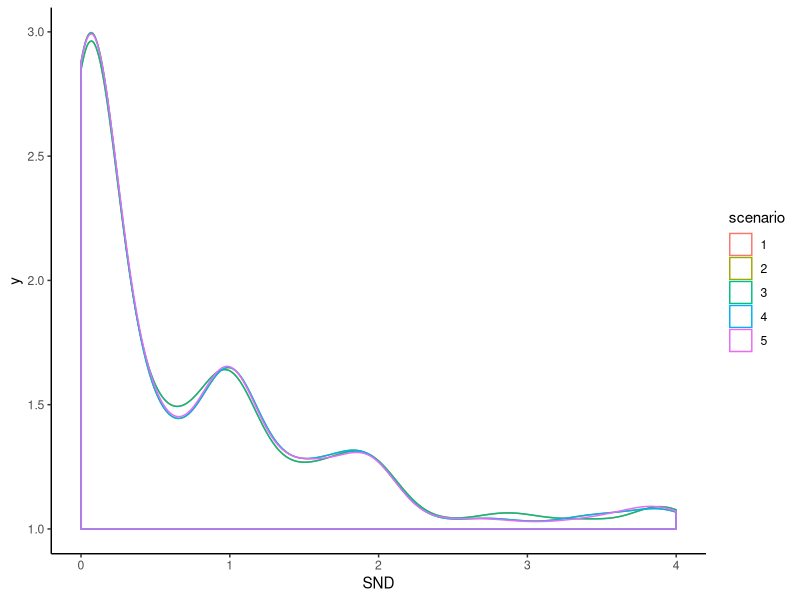
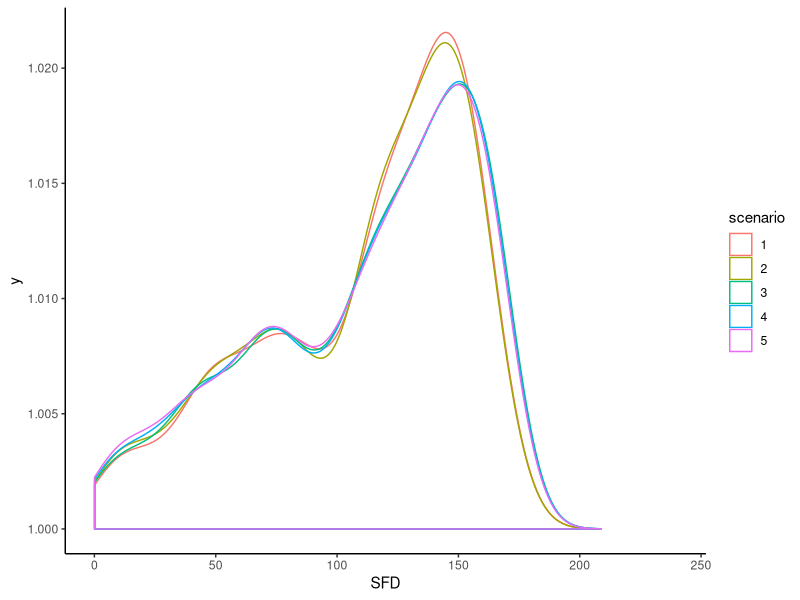
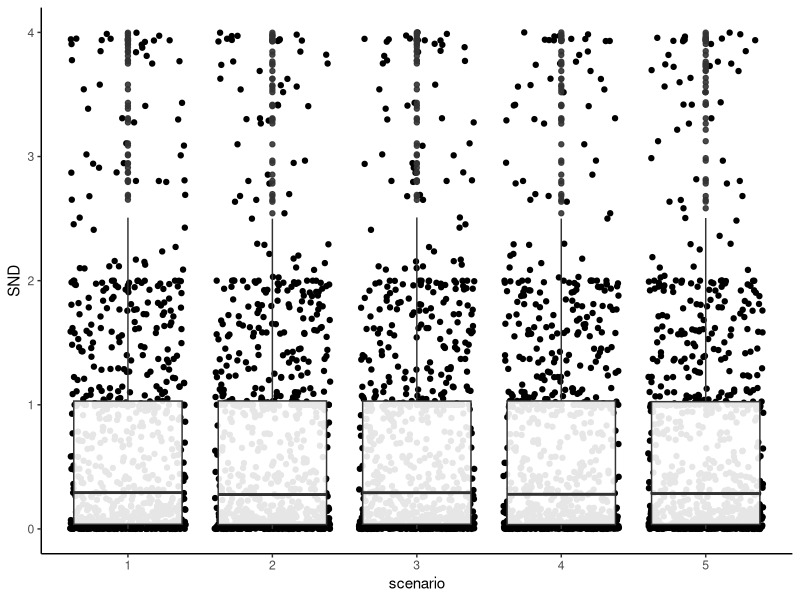
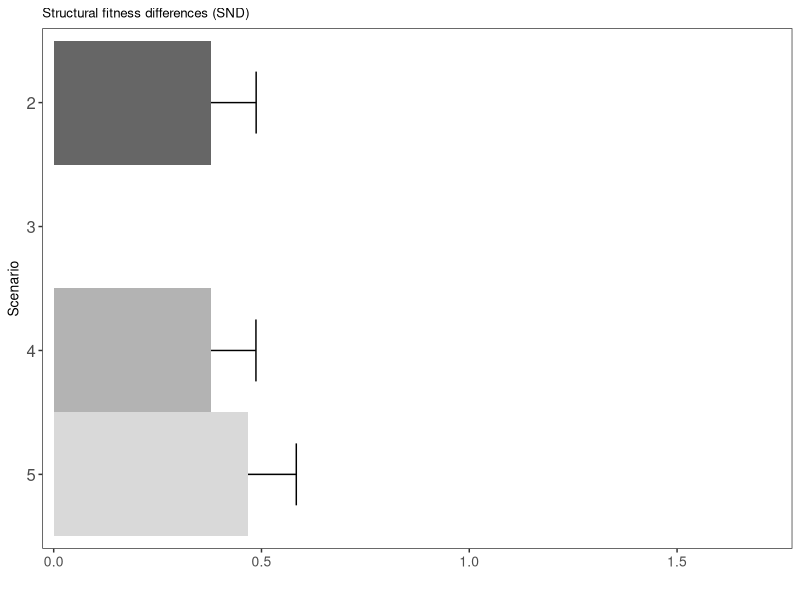
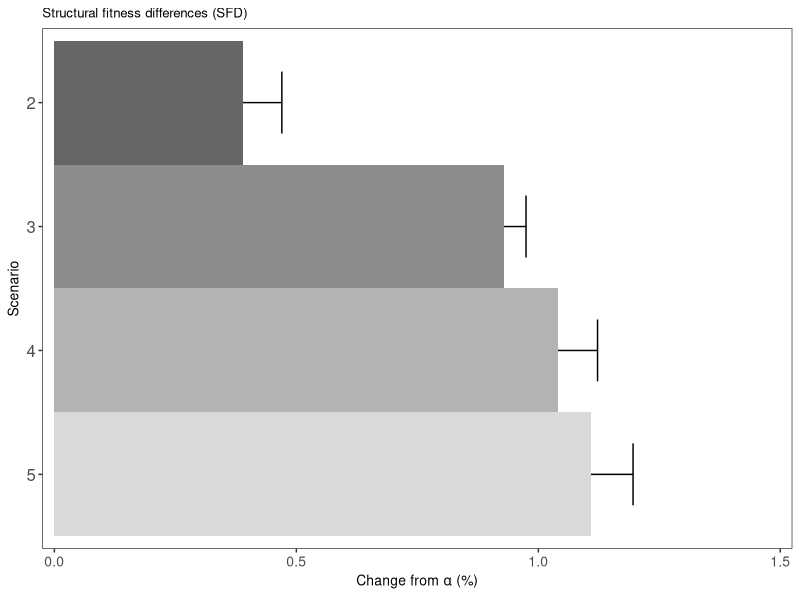

Source code (R) for these figures, in order: (Note: this script raises an error after producing the figures.)
library(tidyverse)
library(ggplot2)
library(ggridges)

spp <- read.table("results/str_coex/FG-structural_coexistence-complete.txt", header = TRUE, sep = "\t")
spp$scenario <- as.factor(spp$scenario)

spp_real <- read.table("results/str_coex/FG-structural_coexistence.txt", header = TRUE, sep = "\t")
spp_real$scenario <- as.factor(spp_real$scenario)


ggplot(data = spp_real, aes(x = SND, y = 1, color = scenario)) +
  geom_density_ridges2(alpha = 0.1, fill = NA) +
  scale_x_continuous(limits = c(0, 4)) +
  theme_classic()

ggplot(data = spp_real, aes(x = SFD, y = 1, color = scenario)) +
  geom_density_ridges2(alpha = 0.1, fill = NA) +
  scale_x_continuous(limits = c(0, 240)) +
  theme_classic()

ggplot(data = spp_real, aes(x = scenario, y = SND)) +
  geom_jitter(aes()) + geom_boxplot(aes(), alpha = 0.9) +
  theme_classic()








#define se function
se <- function(x) sqrt(var(x, na.rm = TRUE) / length(x))

#SND
chg_SND <- c(
  sum(abs(spp$SND[which(spp$scenario == 2)] - spp$SND[which(spp$scenario == 1)]), na.rm = TRUE) /
    (max(abs(spp$SND[which(spp$scenario == 2)]), na.rm = TRUE) * length(spp$SND[which(spp$scenario == 1)])) * 100,
  sum(abs(spp$SND[which(spp$scenario == 3)] - spp$SND[which(spp$scenario == 1)]), na.rm = TRUE) /
    (max(abs(spp$SND[which(spp$scenario == 3)]), na.rm = TRUE) * length(spp$SND[which(spp$scenario == 1)])) * 100,
  sum(abs(spp$SND[which(spp$scenario == 4)] - spp$SND[which(spp$scenario == 1)]), na.rm = TRUE) /
    (max(abs(spp$SND[which(spp$scenario == 4)]), na.rm = TRUE) * length(spp$SND[which(spp$scenario == 1)])) * 100,
  sum(abs(spp$SND[which(spp$scenario == 5)] - spp$SND[which(spp$scenario == 1)]), na.rm = TRUE) /
    (max(abs(spp$SND[which(spp$scenario == 5)]), na.rm = TRUE) * length(spp$SND[which(spp$scenario == 1)])) * 100
)

se_SND <- c(
  se(abs(spp$SND[which(spp$scenario == 2)] - spp$SND[which(spp$scenario == 1)])) /
    max(abs(spp$SND[which(spp$scenario == 2)]), na.rm = TRUE) * 100,
  se(abs(spp$SND[which(spp$scenario == 3)] - spp$SND[which(spp$scenario == 1)])) /
    max(abs(spp$SND[which(spp$scenario == 3)]), na.rm = TRUE) * 100,
  se(abs(spp$SND[which(spp$scenario == 4)] - spp$SND[which(spp$scenario == 1)])) /
    max(abs(spp$SND[which(spp$scenario == 4)]), na.rm = TRUE) * 100,
  se(abs(spp$SND[which(spp$scenario == 5)] - spp$SND[which(spp$scenario == 1)])) /
    max(abs(spp$SND[which(spp$scenario == 5)]), na.rm = TRUE) * 100
)

perc_SND <- data.frame(layer = as.factor(c("2", "3", "4", "5")), change = chg_SND, error = se_SND)
perc_SND[2, 2] <- 0
perc_SND[2, 3] <- NA

perc1 <- 
  ggplot(data = perc_SND, aes(x = change, y = layer)) +
  geom_errorbar(aes(xmin = change - error, xmax = change + error), width = 0.5) +
  geom_col(fill = "white", alpha = 1, width = 1, show.legend = FALSE) +
  geom_col(aes(fill = layer), alpha = 0.75, width = 1, show.legend = FALSE) +
  scale_y_discrete(limits = rev) +
  scale_fill_manual(values = c("gray20", "gray40", "gray60", "gray80"), guide = FALSE) +
  scale_x_continuous(breaks = seq(0, 1.5, 0.5), limits = c(0, 1.75), expand = c(0.01, 0.01)) +
  labs(x = expression(paste("Change from ", alpha, " (%)", sep = "")),
       y = "Scenario", title = "Structural fitness differences (SND)") +
  #geom_text(aes(label = round(change, 2)), hjust = c(-1.25, -1.1, -1.25, -1.35), color = c("black", "black", "black", "black")) +
  theme_bw() +
  theme(panel.grid = element_blank(),
        axis.title.y = element_text(size = 10),
        axis.text.x = element_text(size = 10),
        axis.title.x = element_text(color = "white", size = 10),
        axis.text.y = element_text(size = 12),
        title = element_text(size = 8)); perc1

#SFD
chg_SFD <- c(
  sum(abs(spp$SFD[which(spp$scenario == 2)] - spp$SFD[which(spp$scenario == 1)]), na.rm = TRUE) /
    (max(abs(spp$SFD[which(spp$scenario == 2)]), na.rm = TRUE) * length(spp$SFD[which(spp$scenario == 1)])) * 100,
  sum(abs(spp$SFD[which(spp$scenario == 3)] - spp$SFD[which(spp$scenario == 1)]), na.rm = TRUE) /
    (max(abs(spp$SFD[which(spp$scenario == 3)]), na.rm = TRUE) * length(spp$SFD[which(spp$scenario == 1)])) * 100,
  sum(abs(spp$SFD[which(spp$scenario == 4)] - spp$SFD[which(spp$scenario == 1)]), na.rm = TRUE) /
    (max(abs(spp$SFD[which(spp$scenario == 4)]), na.rm = TRUE) * length(spp$SFD[which(spp$scenario == 1)])) * 100,
  sum(abs(spp$SFD[which(spp$scenario == 5)] - spp$SFD[which(spp$scenario == 1)]), na.rm = TRUE) /
    (max(abs(spp$SFD[which(spp$scenario == 5)]), na.rm = TRUE) * length(spp$SFD[which(spp$scenario == 1)])) * 100
)

se_SFD <- c(
  se(abs(spp$SFD[which(spp$scenario == 2)] - spp$SFD[which(spp$scenario == 1)])) /
    max(abs(spp$SFD[which(spp$scenario == 2)]), na.rm = TRUE) * 100,
  se(abs(spp$SFD[which(spp$scenario == 3)] - spp$SFD[which(spp$scenario == 1)])) /
    max(abs(spp$SFD[which(spp$scenario == 3)]), na.rm = TRUE) * 100,
  se(abs(spp$SFD[which(spp$scenario == 4)] - spp$SFD[which(spp$scenario == 1)])) /
    max(abs(spp$SFD[which(spp$scenario == 4)]), na.rm = TRUE) * 100,
  se(abs(spp$SFD[which(spp$scenario == 5)] - spp$SFD[which(spp$scenario == 1)])) /
    max(abs(spp$SFD[which(spp$scenario == 5)]), na.rm = TRUE) * 100
)

perc_SFD <- data.frame(layer = as.factor(c("2", "3", "4", "5")), change = chg_SFD, error = se_SFD)

perc2 <- 
  ggplot(data = perc_SFD, aes(x = change, y = layer)) +
  geom_errorbar(aes(xmin = change - error, xmax = change + error), width = 0.5) +
  geom_col(fill = "white", alpha = 1, width = 1, show.legend = FALSE) +
  geom_col(aes(fill = layer), alpha = 0.75, width = 1, show.legend = FALSE) +
  scale_y_discrete(limits = rev) +
  scale_fill_manual(values = c("gray20", "gray40", "gray60", "gray80"), guide = FALSE) +
  scale_x_continuous(breaks = seq(0, 1.5, 0.5), limits = c(0, 1.5), expand = c(0.01, 0.01)) +
  labs(x = expression(paste("Change from ", alpha, " (%)", sep = "")),
       y = "Scenario", title = "Structural fitness differences (SFD)") +
  #geom_text(aes(label = round(change, 2)), hjust = c(-1.11, -0.8, -1.1, -1.3), color = c("black", "black", "black", "black")) +
  theme_bw() +
  theme(panel.grid = element_blank(),
        axis.title.y = element_text(size = 10),
        axis.text.x = element_text(size = 10),
        axis.title.x = element_text(size = 10),
        axis.text.y = element_text(size = 12),
        title = element_text(size = 8)); perc2


perc_plot <- ggarrange(perc1, perc2, nrow = 2, align = "hv", labels = "auto", font.label = list(size = 12))

ggsave(perc_plot, filename = "figures/percentages.png", device = "png",
       width = 5, height = 4, dpi = 320)

